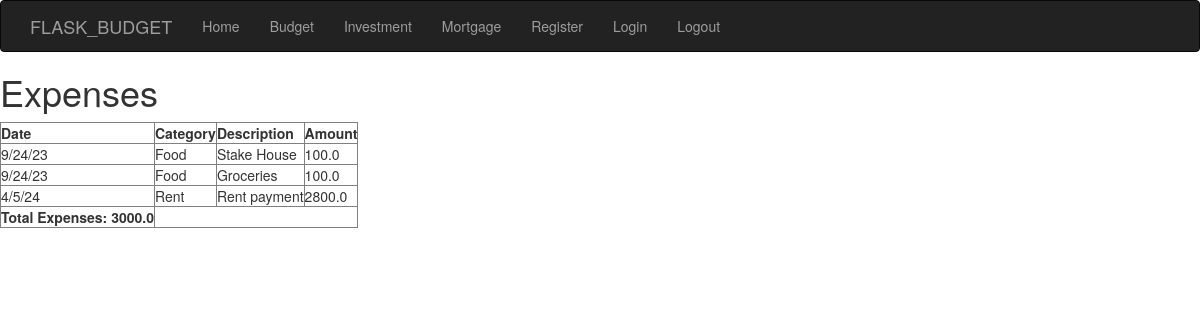
/view, run on the app's committed database.
### budget.py (models this page shows, shortened)
class Expenses(db.Model):
    __tablename__ = 'expenses'
    id = db.Column(db.Integer, primary_key = True)
    date = db.Column(db.String(64), nullable=False)
    category = db.Column(db.String(64), nullable=False)
    description = db.Column(db.String(64), nullable=False)
    amount = db.Column(db.Float, nullable=False)

### budget.py (the view)
@app.route('/view')
def view_expenses():
    expenses = Expenses.query.all()
    total_amount = sum(expense.amount for expense in expenses)  # Calculate total_amount here
    return render_template('view.html', expenses=expenses, total_amount=total_amount)

### budget.py (called while the page is built)
@app.before_request
def before_request():
    session.permanent = True  # Make the session permanent

### templates/view.html (shortened to what this page needs)
{% extends 'base.html' %}
{% block title %}Budget = My <Budget>% endblock %</Budget>
{% block content %}
    <h1>Expenses</h1>
    <table border="1">
        <tr>
            <th>Date</th>
            <th>Category</th>
            <th>Description</th>
            <th>Amount</th>
        </tr>
        {% for expense in expenses %}
        <tr>
            <td>{{ expense.date }}</td>
            <td>{{ expense.category }}</td>
            <td>{{ expense.description }}</td>
            <td>{{ expense.amount }}</td>
        </tr>
        {% endfor %}
        <tr>
            <th>Total Expenses: {{ total_amount }}</th>
        </tr>
    {% endblock %}
{% endblock %}

### templates/base.html (shortened to what this page needs)
{% extends 'bootstrap/base.html' %}
{% block head %}
{{ super() }}
{% endblock %}
{% block navbar %}
<div class="navbar navbar-inverse" role="navigation">
    <div class="container">
        <div class="navbar-header">
            <a class="navbar-brand" href="/">FLASK_BUDGET</a>
        </div>
        <div class="navbar-collapse collapse">
            <ul class="nav navbar-nav">
                <li><a href="/">Home</a></li>
                <li><a href="{{ url_for('budget') }}">Budget</a></li>
                <li><a href="{{ url_for('investment') }}">Investment</a></li>
                <li><a href="{{ url_for('mortgage_calculator') }}">Mortgage</a></li>
                <li><a href="{{ url_for('register') }}">Register</a></li>
                <li><a href="{{ url_for('login') }}">Login</a></li>
                <li><a href="{{ url_for('logout') }}">Logout</a></li>
            </ul>
        </div>
    </div>
</div>
{% endblock %}

### data on the page
Expenses: date "9/24/23", category "Food", description "Stake House", amount "100.0"
Expenses: date "9/24/23", category "Food", description "Groceries", amount "100.0"
Expenses: date "4/5/24", category "Rent", description "Rent payment", amount "2800.0"

### other printed values
{{ total_amount }} "3000.0"
